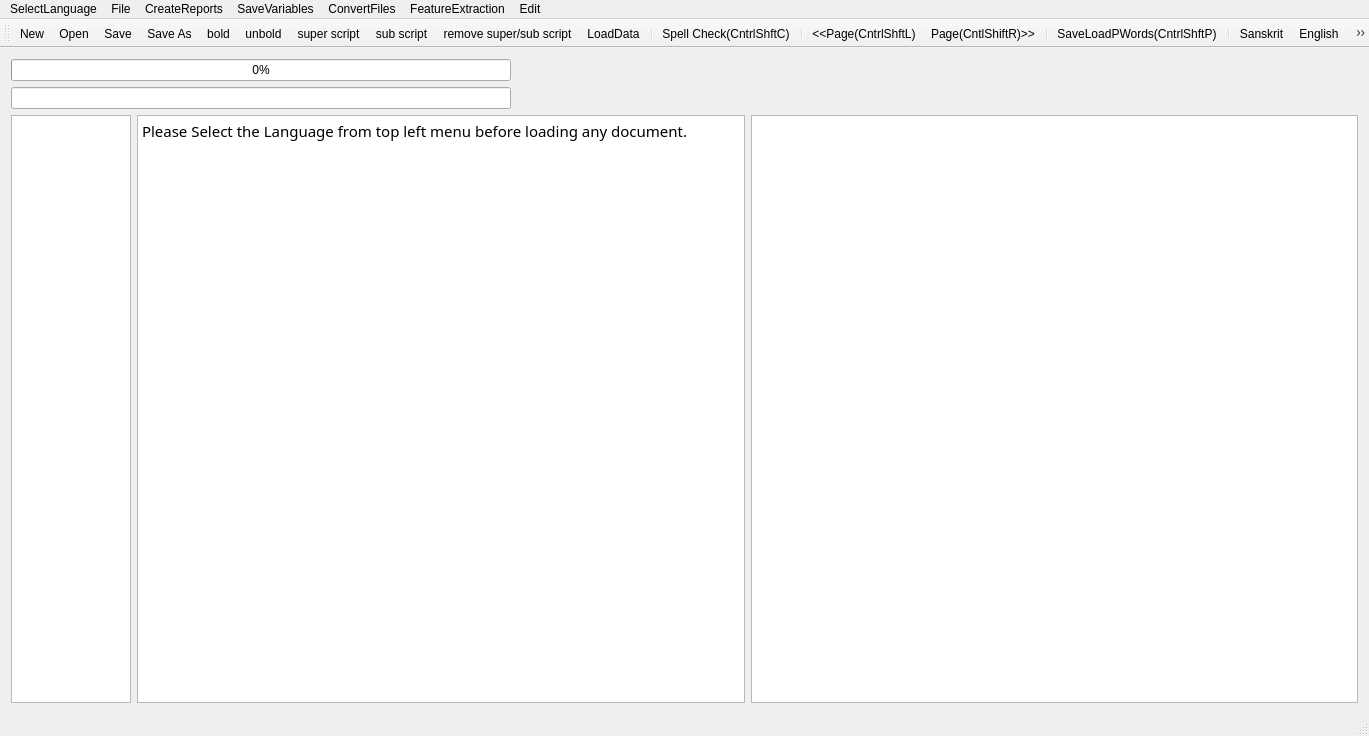
<?xml version="1.0" encoding="UTF-8"?>
<ui version="4.0">
 <class>MainWindow</class>
 <widget class="QMainWindow" name="MainWindow">
  <property name="geometry">
   <rect>
    <x>0</x>
    <y>0</y>
    <width>1369</width>
    <height>736</height>
   </rect>
  </property>
  <property name="mouseTracking">
   <bool>true</bool>
  </property>
  <property name="windowTitle">
   <string>MainWindow</string>
  </property>
  <widget class="QWidget" name="centralWidget">
   <layout class="QVBoxLayout" name="verticalLayout">
    <item>
     <widget class="QProgressBar" name="progressBar">
      <property name="maximumSize">
       <size>
        <width>500</width>
        <height>16777215</height>
       </size>
      </property>
      <property name="value">
       <number>0</number>
      </property>
      <property name="alignment">
       <set>Qt::AlignRight|Qt::AlignTrailing|Qt::AlignVCenter</set>
      </property>
     </widget>
    </item>
    <item>
     <widget class="QLineEdit" name="lineEdit">
      <property name="maximumSize">
       <size>
        <width>500</width>
        <height>16777215</height>
       </size>
      </property>
     </widget>
    </item>
    <item>
     <layout class="QHBoxLayout" name="horizontalLayout">
      <item>
       <widget class="QTextEdit" name="textEdit">
        <property name="maximumSize">
         <size>
          <width>120</width>
          <height>16777215</height>
         </size>
        </property>
        <property name="font">
         <font>
          <family>FreeSans</family>
          <italic>true</italic>
         </font>
        </property>
        <property name="sizeAdjustPolicy">
         <enum>QAbstractScrollArea::AdjustToContents</enum>
        </property>
        <property name="readOnly">
         <bool>true</bool>
        </property>
       </widget>
      </item>
      <item>
       <widget class="QTextBrowser" name="textBrowser">
        <property name="font">
         <font>
          <family>Shobhika</family>
          <pointsize>16</pointsize>
          <italic>false</italic>
         </font>
        </property>
        <property name="mouseTracking">
         <bool>true</bool>
        </property>
        <property name="sizeAdjustPolicy">
         <enum>QAbstractScrollArea::AdjustToContents</enum>
        </property>
        <property name="undoRedoEnabled">
         <bool>true</bool>
        </property>
        <property name="readOnly">
         <bool>false</bool>
        </property>
        <property name="html">
         <string>&lt;!DOCTYPE HTML PUBLIC &quot;-//W3C//DTD HTML 4.0//EN&quot; &quot;http://www.w3.org/TR/REC-html40/strict.dtd&quot;&gt;
&lt;html&gt;&lt;head&gt;&lt;meta name=&quot;qrichtext&quot; content=&quot;1&quot; /&gt;&lt;style type=&quot;text/css&quot;&gt;
p, li { white-space: pre-wrap; }
&lt;/style&gt;&lt;/head&gt;&lt;body style=&quot; font-family:'Shobhika'; font-size:16pt; font-weight:400; font-style:normal;&quot;&gt;
&lt;p style=&quot; margin-top:0px; margin-bottom:0px; margin-left:0px; margin-right:0px; -qt-block-indent:0; text-indent:0px;&quot;&gt;&lt;span style=&quot; font-family:'Ubuntu'; font-size:11pt;&quot;&gt;Please Select the Language from top left menu before loading any document.&lt;/span&gt;&lt;/p&gt;&lt;/body&gt;&lt;/html&gt;</string>
        </property>
        <property name="acceptRichText">
         <bool>true</bool>
        </property>
        <property name="textInteractionFlags">
         <set>Qt::LinksAccessibleByKeyboard|Qt::LinksAccessibleByMouse|Qt::TextBrowserInteraction|Qt::TextEditable|Qt::TextEditorInteraction|Qt::TextSelectableByKeyboard|Qt::TextSelectableByMouse</set>
        </property>
       </widget>
      </item>
      <item>
       <widget class="QGraphicsView" name="graphicsView">
        <property name="sizeAdjustPolicy">
         <enum>QAbstractScrollArea::AdjustIgnored</enum>
        </property>
        <property name="alignment">
         <set>Qt::AlignCenter</set>
        </property>
        <property name="renderHints">
         <set>QPainter::NonCosmeticDefaultPen</set>
        </property>
        <property name="dragMode">
         <enum>QGraphicsView::ScrollHandDrag</enum>
        </property>
        <property name="transformationAnchor">
         <enum>QGraphicsView::AnchorViewCenter</enum>
        </property>
        <property name="resizeAnchor">
         <enum>QGraphicsView::AnchorViewCenter</enum>
        </property>
       </widget>
      </item>
     </layout>
    </item>
   </layout>
   <zorder>lineEdit</zorder>
   <zorder>progressBar</zorder>
  </widget>
  <widget class="QMenuBar" name="menuBar">
   <property name="geometry">
    <rect>
     <x>0</x>
     <y>0</y>
     <width>1369</width>
     <height>26</height>
    </rect>
   </property>
   <widget class="QMenu" name="menuOCR_Correction_Window">
    <property name="title">
     <string>File</string>
    </property>
    <addaction name="actionNew"/>
    <addaction name="actionOpen"/>
    <addaction name="actionSave"/>
    <addaction name="actionSave_As"/>
    <addaction name="actionSpell_Check"/>
    <addaction name="actionLoad_Next_Page"/>
    <addaction name="actionLoad_Prev_Page"/>
    <addaction name="separator"/>
    <addaction name="actionLoadGDocPage"/>
    <addaction name="actionToDevanagari"/>
    <addaction name="actionLoadData"/>
    <addaction name="actionLoadDict"/>
    <addaction name="actionLoadOCRWords"/>
    <addaction name="actionLoadDomain"/>
    <addaction name="actionLoadSubPS"/>
    <addaction name="actionLoadConfusions"/>
    <addaction name="actionSugg"/>
    <addaction name="actionToSlp1"/>
   </widget>
   <widget class="QMenu" name="menuCreateReports">
    <property name="title">
     <string>CreateReports</string>
    </property>
    <addaction name="actionCreateBest2OCR"/>
    <addaction name="actionCreateSuggestionLog"/>
    <addaction name="actionCreateSuggestionLogNearestPriority"/>
    <addaction name="actionErrorDetectionRep"/>
    <addaction name="actionErrorDetectWithoutAdaptation"/>
    <addaction name="actionErrorDetectionRepUniq"/>
   </widget>
   <widget class="QMenu" name="menuSaveVariables">
    <property name="title">
     <string>SaveVariables</string>
    </property>
    <addaction name="actionCPair"/>
    <addaction name="actionPrimarySecOCRPair"/>
    <addaction name="actionCPairIEROcrVsCorrect"/>
    <addaction name="actionCPairGEROcrVsCorrect"/>
   </widget>
   <widget class="QMenu" name="menuConvertFiles">
    <property name="title">
     <string>ConvertFiles</string>
    </property>
    <addaction name="actionToSlp1_2"/>
    <addaction name="actionToDev"/>
    <addaction name="actionExtractDev"/>
    <addaction name="actionEditDistRep"/>
    <addaction name="actionConfusionFreqHist"/>
    <addaction name="actionFilterOutGT50EditDisPairs"/>
   </widget>
   <widget class="QMenu" name="menuFeatureExtraction">
    <property name="title">
     <string>FeatureExtraction</string>
    </property>
    <addaction name="actionPrepareFeatures"/>
   </widget>
   <widget class="QMenu" name="menuSelectLanguage">
    <property name="title">
     <string>SelectLanguage</string>
    </property>
    <addaction name="actionSanskrit"/>
    <addaction name="actionHindi"/>
    <addaction name="actionEnglish"/>
   </widget>
   <widget class="QMenu" name="menuEdit">
    <property name="title">
     <string>Edit</string>
    </property>
    <addaction name="actionbold"/>
    <addaction name="actionunbold"/>
    <addaction name="actionsuper_script"/>
    <addaction name="actionsub_script"/>
    <addaction name="actionremove_super_sub_script"/>
   </widget>
   <addaction name="menuSelectLanguage"/>
   <addaction name="menuOCR_Correction_Window"/>
   <addaction name="menuCreateReports"/>
   <addaction name="menuSaveVariables"/>
   <addaction name="menuConvertFiles"/>
   <addaction name="menuFeatureExtraction"/>
   <addaction name="menuEdit"/>
  </widget>
  <widget class="QToolBar" name="mainToolBar">
   <attribute name="toolBarArea">
    <enum>TopToolBarArea</enum>
   </attribute>
   <attribute name="toolBarBreak">
    <bool>false</bool>
   </attribute>
   <addaction name="actionNew"/>
   <addaction name="actionOpen"/>
   <addaction name="actionSave"/>
   <addaction name="actionSave_As"/>
   <addaction name="actionbold"/>
   <addaction name="actionunbold"/>
   <addaction name="actionsuper_script"/>
   <addaction name="actionsub_script"/>
   <addaction name="actionremove_super_sub_script"/>
   <addaction name="actionLoadData"/>
   <addaction name="separator"/>
   <addaction name="actionSpell_Check"/>
   <addaction name="separator"/>
   <addaction name="actionLoad_Prev_Page"/>
   <addaction name="actionLoad_Next_Page"/>
   <addaction name="separator"/>
   <addaction name="actionLoadGDocPage"/>
   <addaction name="separator"/>
   <addaction name="actionSanskrit"/>
   <addaction name="actionEnglish"/>
   <addaction name="actionHindi"/>
   <addaction name="separator"/>
   <addaction name="actionToDevanagari"/>
   <addaction name="separator"/>
  </widget>
  <widget class="QStatusBar" name="statusBar"/>
  <action name="actionOpen">
   <property name="icon">
    <iconset resource="AppResources.qrc">
     <normaloff>:/Images/open.png</normaloff>:/Images/open.png</iconset>
   </property>
   <property name="text">
    <string>Open</string>
   </property>
   <property name="shortcut">
    <string>Ctrl+O</string>
   </property>
  </action>
  <action name="actionSave">
   <property name="icon">
    <iconset resource="AppResources.qrc">
     <normaloff>:/Images/save.png</normaloff>:/Images/save.png</iconset>
   </property>
   <property name="text">
    <string>Save</string>
   </property>
   <property name="shortcut">
    <string>Ctrl+S</string>
   </property>
  </action>
  <action name="actionSave_As">
   <property name="icon">
    <iconset resource="AppResources.qrc">
     <normaloff>:/Images/save-as.png</normaloff>:/Images/save-as.png</iconset>
   </property>
   <property name="text">
    <string>Save As</string>
   </property>
   <property name="shortcut">
    <string>Ctrl+Shift+S</string>
   </property>
  </action>
  <action name="actionNew">
   <property name="icon">
    <iconset resource="AppResources.qrc">
     <normaloff>:/Images/New.png</normaloff>:/Images/New.png</iconset>
   </property>
   <property name="text">
    <string>New</string>
   </property>
   <property name="shortcut">
    <string>Ctrl+N</string>
   </property>
  </action>
  <action name="actionSpell_Check">
   <property name="text">
    <string>Spell Check(CntrlShftC)</string>
   </property>
   <property name="shortcut">
    <string>Ctrl+Shift+C</string>
   </property>
  </action>
  <action name="actionLoad_Next_Page">
   <property name="text">
    <string>Page(CntlShiftR)&gt;&gt;</string>
   </property>
   <property name="toolTip">
    <string>Page(CntlShiftR)&gt;&gt;</string>
   </property>
   <property name="shortcut">
    <string>Ctrl+Shift+R</string>
   </property>
  </action>
  <action name="actionLoad_Prev_Page">
   <property name="text">
    <string>&lt;&lt;Page(CntrlShftL)</string>
   </property>
   <property name="toolTip">
    <string>&lt;&lt;Page(CntrlShftL)</string>
   </property>
   <property name="shortcut">
    <string>Ctrl+Shift+L</string>
   </property>
  </action>
  <action name="actionLoadGDocPage">
   <property name="text">
    <string>Save&amp;LoadPWords(CntrlShftP)</string>
   </property>
   <property name="shortcut">
    <string>Ctrl+Shift+P</string>
   </property>
  </action>
  <action name="actionToDevanagari">
   <property name="text">
    <string>toDevanagari(CntrlD)</string>
   </property>
   <property name="shortcut">
    <string>Ctrl+D</string>
   </property>
  </action>
  <action name="actionLoadData">
   <property name="text">
    <string>LoadData</string>
   </property>
  </action>
  <action name="actionLoadDict">
   <property name="text">
    <string>LoadDict</string>
   </property>
  </action>
  <action name="actionLoadOCRWords">
   <property name="text">
    <string>LoadOCRWords</string>
   </property>
  </action>
  <action name="actionLoadDomain">
   <property name="text">
    <string>LoadDomain</string>
   </property>
  </action>
  <action name="actionLoadSubPS">
   <property name="text">
    <string>LoadSubPS</string>
   </property>
  </action>
  <action name="actionLoadConfusions">
   <property name="text">
    <string>LoadConfusions</string>
   </property>
  </action>
  <action name="actionSugg">
   <property name="text">
    <string>sugg</string>
   </property>
   <property name="shortcut">
    <string>Menu</string>
   </property>
  </action>
  <action name="actionCreateBest2OCR">
   <property name="text">
    <string>CreateBest2OCR</string>
   </property>
  </action>
  <action name="actionToSlp1">
   <property name="text">
    <string>toSlp1</string>
   </property>
   <property name="shortcut">
    <string>Ctrl+G</string>
   </property>
  </action>
  <action name="actionCreateSuggestionLog">
   <property name="text">
    <string>CreateSuggestionLog</string>
   </property>
  </action>
  <action name="actionCreateSuggestionLogNearestPriority">
   <property name="text">
    <string>CreateSuggestionLogNearestPriority</string>
   </property>
  </action>
  <action name="actionErrorDetectionRep">
   <property name="text">
    <string>ErrorDetectionRep</string>
   </property>
  </action>
  <action name="actionErrorDetectWithoutAdaptation">
   <property name="text">
    <string>ErrorDetectWithoutAdaptation</string>
   </property>
  </action>
  <action name="actionCPair">
   <property name="text">
    <string>CPair</string>
   </property>
  </action>
  <action name="actionToSlp1_2">
   <property name="text">
    <string>toSlp1</string>
   </property>
  </action>
  <action name="actionToDev">
   <property name="text">
    <string>toDev</string>
   </property>
  </action>
  <action name="actionExtractDev">
   <property name="text">
    <string>ExtractDevWords</string>
   </property>
   <property name="toolTip">
    <string>ExtractDevWords</string>
   </property>
  </action>
  <action name="actionPrimarySecOCRPair">
   <property name="text">
    <string>PrimarySecOCRPairs</string>
   </property>
  </action>
  <action name="actionCPairIEROcrVsCorrect">
   <property name="text">
    <string>CPairIEROcrVsCorrect</string>
   </property>
  </action>
  <action name="actionEditDistRep">
   <property name="text">
    <string>EditDistRep</string>
   </property>
  </action>
  <action name="actionConfusionFreqHist">
   <property name="text">
    <string>ConfusionFreqHist</string>
   </property>
  </action>
  <action name="actionCPairGEROcrVsCorrect">
   <property name="text">
    <string>CPairGEROcrVsCorrect</string>
   </property>
  </action>
  <action name="actionFilterOutGT50EditDisPairs">
   <property name="text">
    <string>FilterOutGT50EditDisPairs</string>
   </property>
  </action>
  <action name="actionPrepareFeatures">
   <property name="text">
    <string>PrepareFeatures</string>
   </property>
  </action>
  <action name="actionErrorDetectionRepUniq">
   <property name="text">
    <string>ErrorSuggRepUniq</string>
   </property>
  </action>
  <action name="actionSanskrit">
   <property name="text">
    <string>Sanskrit</string>
   </property>
  </action>
  <action name="actionHindi">
   <property name="text">
    <string>Hindi/Marathi</string>
   </property>
  </action>
  <action name="actionEnglish">
   <property name="text">
    <string>English</string>
   </property>
   <property name="toolTip">
    <string>English</string>
   </property>
  </action>
  <action name="actionbold">
   <property name="icon">
    <iconset resource="AppResources.qrc">
     <normaloff>:/Images/bold.png</normaloff>:/Images/bold.png</iconset>
   </property>
   <property name="text">
    <string>bold</string>
   </property>
  </action>
  <action name="actionunbold">
   <property name="icon">
    <iconset resource="AppResources.qrc">
     <normaloff>:/Images/unbold.png</normaloff>:/Images/unbold.png</iconset>
   </property>
   <property name="text">
    <string>unbold</string>
   </property>
  </action>
  <action name="actionsuper_script">
   <property name="icon">
    <iconset resource="AppResources.qrc">
     <normaloff>:/Images/superscript.png</normaloff>:/Images/superscript.png</iconset>
   </property>
   <property name="text">
    <string>super script</string>
   </property>
  </action>
  <action name="actionsub_script">
   <property name="icon">
    <iconset resource="AppResources.qrc">
     <normaloff>:/Images/subscript.png</normaloff>:/Images/subscript.png</iconset>
   </property>
   <property name="text">
    <string>sub script</string>
   </property>
  </action>
  <action name="actionremove_super_sub_script">
   <property name="icon">
    <iconset resource="AppResources.qrc">
     <normaloff>:/Images/removescript.png</normaloff>:/Images/removescript.png</iconset>
   </property>
   <property name="text">
    <string>remove super/sub script</string>
   </property>
  </action>
 </widget>
 <layoutdefault spacing="6" margin="11"/>
 <tabstops>
  <tabstop>textBrowser</tabstop>
  <tabstop>graphicsView</tabstop>
 </tabstops>
 <resources>
  <include location="AppResources.qrc"/>
 </resources>
 <connections/>
</ui>
